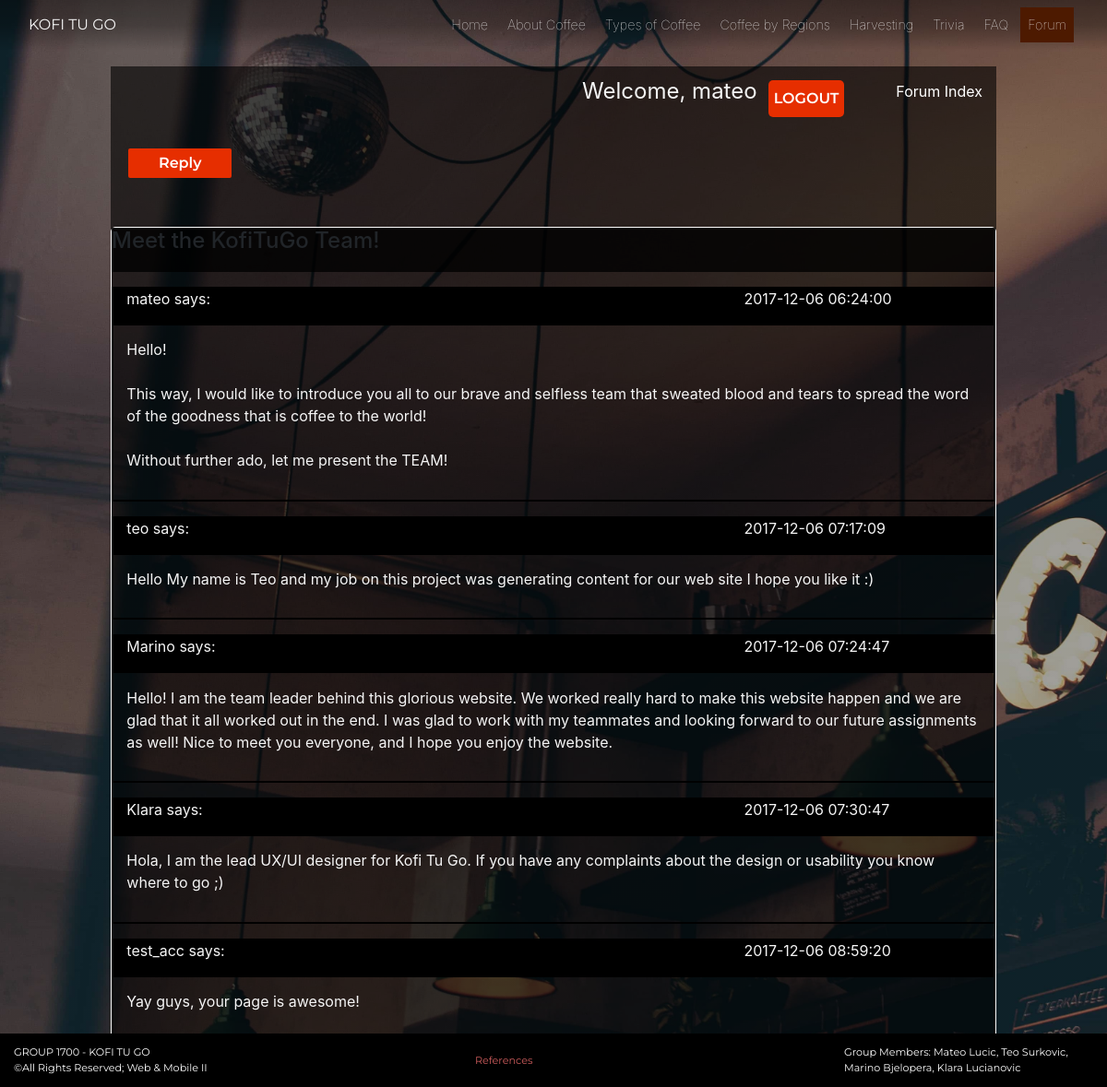
/pages/forum/forum_pages/thread.php?id=28 (signed in), run on the app's committed database.
### tables this page shows
CREATE TABLE `users` (
  `user_id` int(8) NOT NULL AUTO_INCREMENT,
  `user_name` varchar(30) NOT NULL,
  `user_pass` varchar(255) NOT NULL,
  `user_email` varchar(255) NOT NULL,
  `user_date` datetime NOT NULL,
  `user_level` int(8) NOT NULL,
  PRIMARY KEY (`user_id`),
  UNIQUE KEY `user_name_unique` (`user_name`)
);

CREATE TABLE `posts` (
  `post_id` int(8) NOT NULL AUTO_INCREMENT,
  `post_content` text NOT NULL,
  `post_date` datetime NOT NULL,
  `post_topic` int(8) NOT NULL,
  `post_by` int(8) NOT NULL,
  PRIMARY KEY (`post_id`),
  KEY `post_topic` (`post_topic`),
  KEY `post_by` (`post_by`),
  CONSTRAINT `posts_ibfk_1` FOREIGN KEY (`post_topic`) REFERENCES `topics` (`topic_id`) ON DELETE CASCADE ON UPDATE CASCADE,
  CONSTRAINT `posts_ibfk_2` FOREIGN KEY (`post_by`) REFERENCES `users` (`user_id`) ON UPDATE CASCADE
);

### src/pages/forum/forum_includes/conn_functions.inc (the view, shortened to what this page needs)
<?php
    function resultToArray($result){
        $rows = array();
        while($row = $result->fetch_assoc()){
            $rows[] = $row;
        }
        return $rows;
    }
    function getPosterName($conn,$posterID){
        $result = $conn->query("SELECT user_name FROM users WHERE user_id = ".$posterID);
        $returnValue = $result->fetch_assoc();
        return $returnValue['user_name'];
    }
    function populatePosts($conn,$threadID,$page){
        $result = $conn->query("SELECT * FROM posts WHERE post_topic = ".$threadID);
        $parsedResult = resultToArray($result);
        $truncated = array();
        if($result->num_rows > 10){
            $startPoint = ($page - 1) * 10;
            $truncated = array_splice($parsedResult,$startPoint,10);
        }
        else{
            $truncated = $parsedResult;
        }
        foreach ($truncated as $value){
            echo '<div class="post">';
                echo '<div class="name_and_date">';
                    echo '<div class="poster_name">';
                        echo '<p>'.getPosterName($conn,$value['post_by']).' says:</p>';
                    echo '</div>';
                    echo '<div class="post_date">';
                        echo '<p>'.$value['post_date'].'</p>';
                    echo '</div>';
                echo '</div>';
                echo '<div class="post_content">';
                    echo '<p>'.$value['post_content'].'</p>';
                echo '</div>';
            echo '</div>';
        }
    }
    function getUserName($conn,$id){
        $result = $conn->query("SELECT user_name FROM users WHERE user_id=".$id);
        $returnValue = $result->fetch_assoc();
        return $returnValue['user_name'];
    }
    function configureLoginElement($conn,$targetLocation){
        if(!isset($_SESSION['uid'])){
            echo '<button id="login">LOGIN</button>';
            echo '<button id="signup">SIGN UP</button>';
        }
        else{
            echo '<p>Welcome, '.getUserName($conn,$_SESSION['uid']).'</p><form action="'.$targetLocation.'" method="post"><input id ="login" type="submit" value="LOGOUT"></form>';
        }
    }
?>

### src/css/style.css (style rules this page uses)
.nav-element p { font-size: 1.5em; margin-right: 0.5rem; }
#login { margin-left: 5%; border-radius: 5px; border: none; width: 100%; height: 100%; background-color: #e62e00; font-family: 'Montserrat', sans-serif; color: #fff; font-weight: 600; }
.post { width: 100%; display: flex; flex-direction: column; margin-top: 1rem; border: 1px solid black; }
.name_and_date { display:flex; flex-direction: row; }
.poster_name { width: 70%; padding: 1.5%; display: flex; height: 2.5rem; background-color: black; border: 1px solid black; align-items: center; }
.post_date { width: 30%; padding: 1.5%; display: flex; height: 2.5rem; background-color: black; border: 1px solid black; align-items: center; }
.post_content { padding: 1.5%; width: 100%; display: flex; border: 1px solid black; }
#hero-msg-div, h1, p, #logo { color: whitesmoke !important; }
body { background-image: linear-gradient(rgba(0, 0, 0, 0.3), rgba(0, 0, 0, 0.3), rgba(0, 0, 0, 0.3)), url("../assets/images/hero.jpg"); background-size: cover; background-repeat: no-repeat; min-height: 100vh; background-attachment: fixed; min-height: 100vh; }

### data on the page
users: user_name "mateo"
posts: post_by.user_name "mateo", post_date "2017-12-06 06:24:00", post_content "Hello! This way, I would like to introduce you all to our brave and selfless team that sweated blood and tears to spread the word of the goodness that is coffee to the world! Without further ado, let me present the TEAM!"
posts: post_by.user_name "teo", post_date "2017-12-06 07:17:09", post_content "Hello My name is Teo and my job on this project was generating content for our web site I hope you like it :)"
posts: post_by.user_name "Marino", post_date "2017-12-06 07:24:47", post_content "Hello! I am the team leader behind this glorious website. We worked really hard to make this website happen and we are glad that it all worked out in the end. I was glad to work with my teammates and looking forward to our future assignments as well! Nice to meet you everyone, and I hope you enjoy the website."
posts: post_by.user_name "Klara", post_date "2017-12-06 07:30:47", post_content "Hola, I am the lead UX/UI designer for Kofi Tu Go. If you have any complaints about the design or usability you know where to go ;)"
posts: post_by.user_name "test_acc", post_date "2017-12-06 08:59:20", post_content "Yay guys, your page is awesome!"
